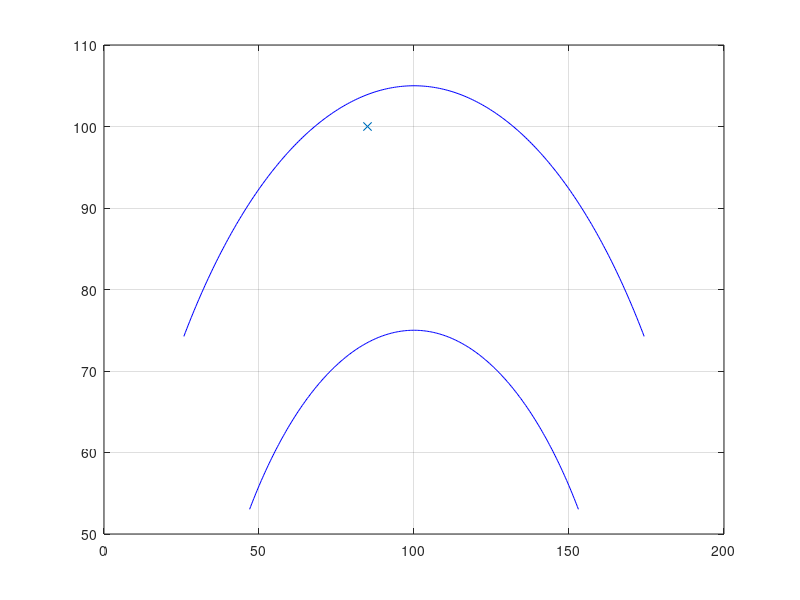

MATLAB code for this plot: (Note: this script raises an error after producing the figure.)
clearvars
close all

x_max = 200;
y_max = 160;
xy = [65 92; 70 85; 75 75; 85 100; 87 90; 90 80; 110 100; 107 90; 105 80; 120 95; 120 75];

%Define road edges as obstacles
obstacle = [50,15,20,20];
circr = @(radius,rad_ang)  [radius*cos(rad_ang);  radius*sin(rad_ang)];         % Circle Function For Angles In Radians
%circd = @(radius,deg_ang)  [radius*cosd(deg_ang);  radius*sind(deg_ang)];       % Circle Function For Angles In Degrees
N = 250;                                                         % Number Of Points In Complete Circle
r_angl = linspace(pi/4, 3*pi/4, N);                             % Angle Defining Arc Segment (radians)
radius1 = 105;                                                   % Arc Radius
center1 = [100 105];
close all;
clc;

radius2 = 75;
center2 = [100 75];
xy_r1 = circr(radius1,r_angl);                                    % Matrix (2xN) Of (x,y) Coordinates
xy_r2 = circr(radius2,r_angl);
xy_r1 = transpose(xy_r1);
xy_r2 = transpose(xy_r2);
plot(xy_r1(:,1)+100, xy_r1(:,2), 'b')
grid on
hold on

plot(xy_r2(:,1)+100, xy_r2(:,2), 'b')
hold on


EPS = 45;
numNodes = 100;        

q_start.coord = [65 82];
q_start.cost = 0;
q_start.parent = 0;
q_goal.coord = [120 75];
q_goal.cost = 0;

nodes(1) = q_start;
%figure(1)
%axis([0 x_max 0 y_max])
%rectangle('Position',obstacle,'FaceColor',[0 .5 .5])
%hold on

for i = 1:1:numNodes
    q_rand = xy(((round(rand*10)/10)*10) + 1, :);
    plot(q_rand(1), q_rand(2), 'x', 'Color',  [0 0.4470 0.7410])
    
    % Break if goal node is already reached
    for j = 1:1:length(nodes)
        if nodes(j).coord == q_goal.coord
            %fprintf("Goal reached");
            break
        end
    end
    
    % Pick the closest node from existing list to branch out from
    ndist = [];
    for j = 1:1:length(nodes)
        n = nodes(j);
        tmp = dist(n.coord, q_rand);
        ndist = [ndist tmp];
    end
    [val, idx] = min(ndist);
    q_near = nodes(idx);
    
    q_new.coord = steer(q_rand, q_near.coord, val, EPS);
    line([q_near.coord(1), q_new.coord(1)], [q_near.coord(2), q_new.coord(2)], 'Color', 'k', 'LineWidth', 2);
    drawnow
    hold on
    q_new.cost = dist(q_new.coord, q_near.coord) + q_near.cost;
        
    % Within a radius of r, find all existing nodes
    q_nearest = [];
    r = 10;
    neighbor_count = 1;
    for j = 1:1:length(nodes)
        if dist(nodes(j).coord, q_new.coord) <= r
            q_nearest(neighbor_count).coord = nodes(j).coord;
            q_nearest(neighbor_count).cost = nodes(j).cost;
            neighbor_count = neighbor_count+1;
        end
    end
        
    % Initialize cost to currently known value
    q_min = q_near;
    C_min = q_new.cost;
        
    % Iterate through all nearest neighbors to find alternate lower
    % cost paths
        
    for k = 1:1:length(q_nearest)
        if dist(q_nearest(k).coord, q_new.coord) < C_min
            q_min = q_nearest(k);
            C_min = q_nearest(k).cost + dist(q_nearest(k).coord, q_new.coord);
            end
    end
        
    % Update parent to least cost-from node
    for j = 1:1:length(nodes)
        if nodes(j).coord == q_min.coord
            q_new.parent = j;
        end
    end
        
    % Append to nodes
    nodes = [nodes q_new];
end

D = [];
for j = 1:1:length(nodes)
    tmpdist = dist(nodes(j).coord, q_goal.coord);
    %fprintf("Nodes: %d \n", nodes(j).coord);
    D = [D tmpdist];
end


% Search backwards from goal to start to find the optimal least cost path
[val, idx] = min(D);    
q_final = nodes(idx);
q_goal.parent = idx;
q_end = q_goal;
nodes = [nodes q_goal];
final_nodes = [];
while q_end.parent ~= 0
    start = q_end.parent;
    line([q_end.coord(1), nodes(start).coord(1)], [q_end.coord(2), nodes(start).coord(2)], 'Color', 'r', 'LineWidth', 2);
    hold on
    %fprintf("Line nodes: %d %d\n",nodes(start).coord(1), nodes(start).coord(2) );
    final_nodes = [final_nodes ; nodes(start).coord(1), nodes(start).coord(2)];
    final_nodes = unique(final_nodes, 'rows', 'stable');
    q_end = nodes(start);
end

for k = 1:1:length(final_nodes)
         fprintf("Nodes: %d %d\n",final_nodes(k,1),final_nodes(k,2));
end


